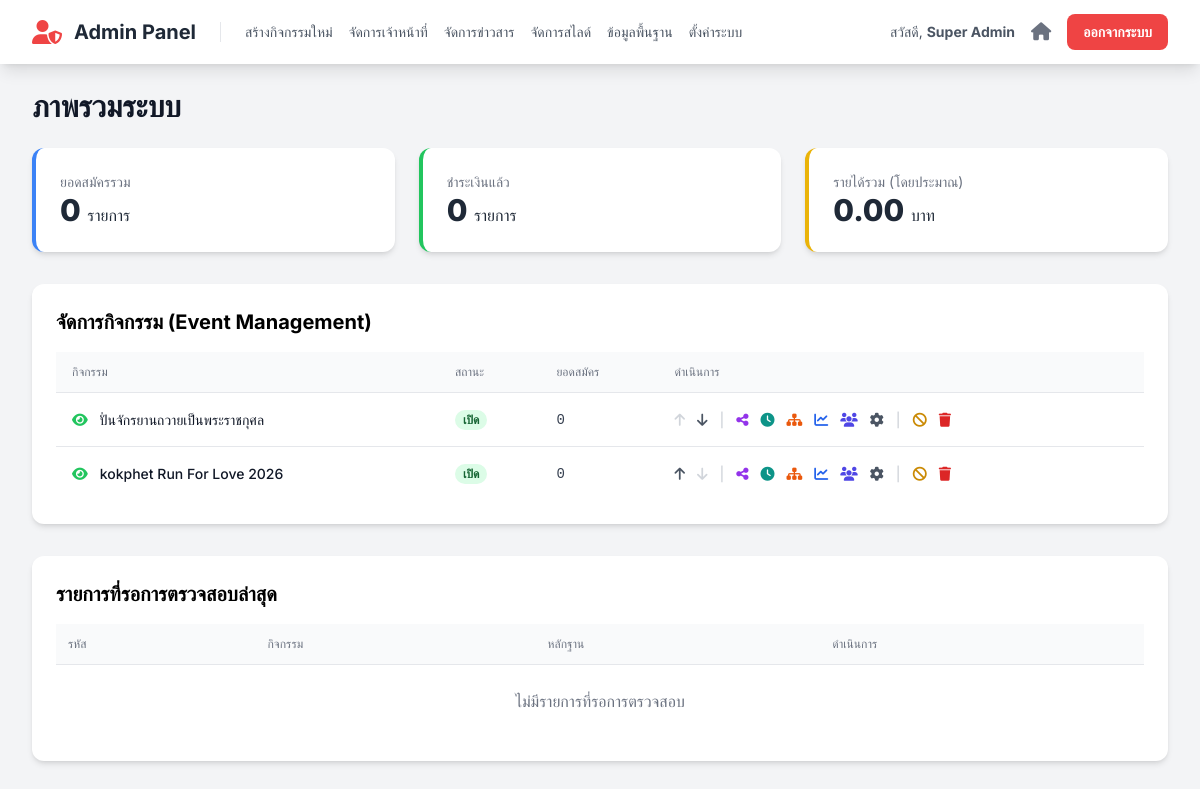
The page /admin/index.php (signed in) on the database as committed earlier.
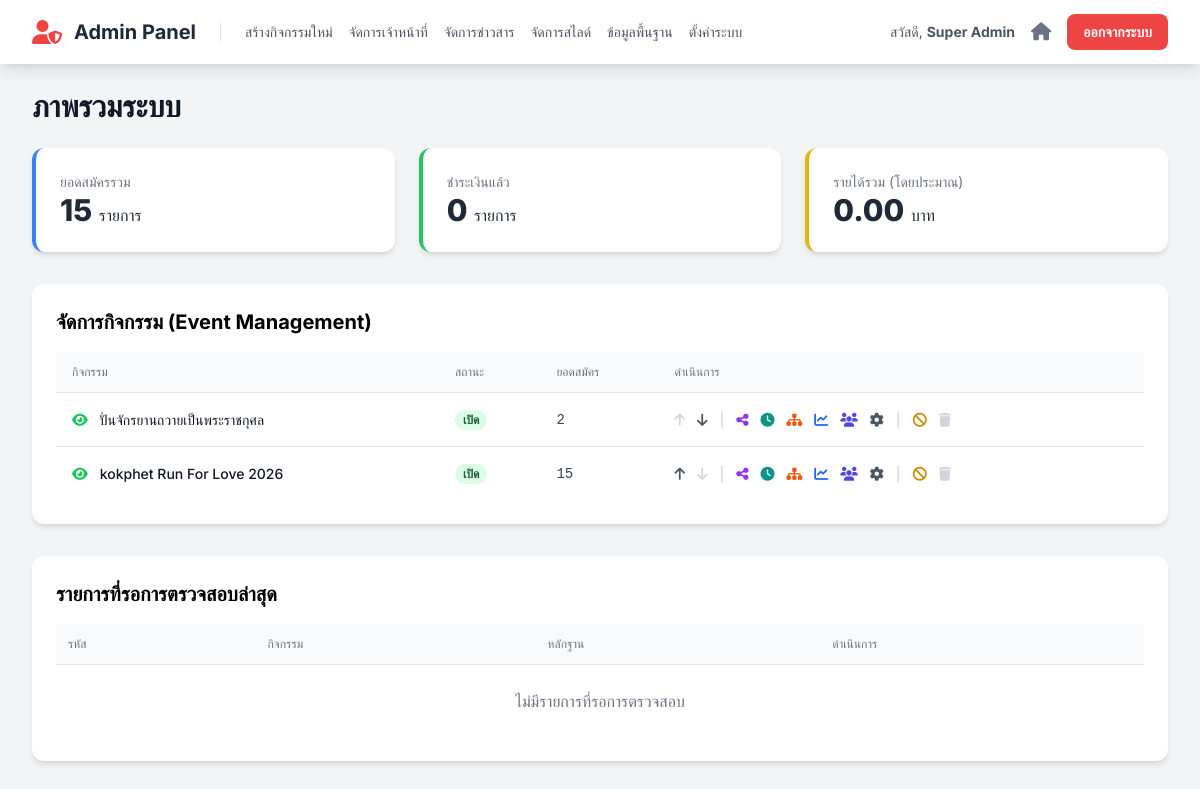
The same page on the database as committed later.
### tables this page shows
CREATE TABLE `events` (
  `id` int(11) NOT NULL,
  `event_code` varchar(50) NOT NULL COMMENT 'รหัสอ้างอิงกิจกรรม เช่น sskpa-run-25',
  `name` varchar(255) NOT NULL COMMENT 'ชื่อกิจกรรม',
  `slogan` varchar(255) DEFAULT NULL,
  `theme_color` varchar(20) NOT NULL DEFAULT 'indigo',
  `color_code` varchar(7) NOT NULL DEFAULT '#4f46e5',
  `logo_text` varchar(100) DEFAULT NULL,
  `is_visible` tinyint(1) NOT NULL DEFAULT 1,
  `is_cancelled` tinyint(1) NOT NULL DEFAULT 0,
  `sort_order` int(11) NOT NULL DEFAULT 0,
  `is_registration_open` tinyint(1) NOT NULL DEFAULT 0 COMMENT '0=ปิด, 1=เปิด',
  `organizer` varchar(255) DEFAULT NULL,
  `organizer_phone` varchar(50) DEFAULT NULL,
  `organizer_email` varchar(100) DEFAULT NULL,
  `organizer_line_id` varchar(100) DEFAULT NULL,
  `organizer_logo_url` text DEFAULT NULL,
  `contact_person_name` varchar(255) DEFAULT NULL,
  `contact_person_phone` varchar(50) DEFAULT NULL,
  `payment_bank` varchar(100) DEFAULT NULL,
  `payment_account_name` varchar(255) DEFAULT NULL,
  `payment_account_number` varchar(50) DEFAULT NULL,
  `payment_qr_code_url` text DEFAULT NULL,
  `enable_shipping` tinyint(1) NOT NULL DEFAULT 0 COMMENT '0=ปิด, 1=เปิดใช้งานตัวเลือกการจัดส่ง',
  `shipping_cost` decimal(10,2) NOT NULL DEFAULT 0.00 COMMENT 'ค่าจัดส่ง (ถ้ามี)',
  `start_date` datetime NOT NULL,
  `cover_image_url` text DEFAULT NULL,
  `card_thumbnail_url` text DEFAULT NULL,
  `map_embed_url` text DEFAULT NULL,
  `map_direction_url` text DEFAULT NULL,
  `description` text DEFAULT NULL,
  `awards_description` text DEFAULT NULL,
  `bib_prefix` varchar(20) DEFAULT NULL COMMENT 'คำนำหน้า BIB',
  `bib_start_number` int(11) NOT NULL DEFAULT 1 COMMENT 'เลข BIB เริ่มต้น',
  `bib_padding` int(11) NOT NULL DEFAULT 4 COMMENT 'จำนวนหลักของเลข BIB',
  `bib_next_number` int(11) DEFAULT NULL COMMENT 'เลข BIB ลำดับถัดไปที่จะใช้',
  `corral_settings` longtext DEFAULT NULL COMMENT 'การตั้งค่ากลุ่มปล่อยตัว' CHECK (json_valid(`corral_settings`)),
  `payment_deadline` datetime DEFAULT NULL COMMENT 'วันหมดเขตการชำระเงิน',
  `bib_background_url` text DEFAULT NULL COMMENT 'Path to custom BIB background image',
  `merch_link` text DEFAULT NULL COMMENT 'ลิงก์สำหรับสั่งซื้อเสื้อ',
  `merch_enabled` tinyint(1) NOT NULL DEFAULT 0 COMMENT '0=ปิด, 1=เปิด ปุ่มสั่งซื้อเสื้อ'
);

### functions.php (called while the page is built, shortened)
<?php
function e($data) {
    return htmlspecialchars($data ?? '', ENT_QUOTES, 'UTF-8');
}
?>

### admin/index.php (the view, shortened to what the changed rows need)
<?php
require_once '../config.php';
require_once '../functions.php';
$stats_query = "
    SELECT
        COUNT(r.id) as total_registrations,
        SUM(CASE WHEN r.status = 'ชำระเงินแล้ว' THEN 1 ELSE 0 END) as paid_registrations,
        SUM(CASE WHEN r.status = 'ชำระเงินแล้ว' THEN d.price ELSE 0 END) as total_revenue
    FROM registrations r
    JOIN distances d ON r.distance_id = d.id
";
$stats_stmt = $mysqli->prepare($stats_query);
$stats_stmt->execute();
$overall_stats = $stats_stmt->get_result()->fetch_assoc();
$active_events = [];
$cancelled_events = [];
$events_query_sql = "SELECT id, event_code, name, is_registration_open, is_visible, is_cancelled, sort_order FROM events";
$events_query_sql .= " ORDER BY sort_order ASC";
$events_stmt = $mysqli->prepare($events_query_sql);
$events_stmt->execute();
$result = $events_stmt->get_result();
while($row = $result->fetch_assoc()){
    if ($row['is_cancelled']) {
        $cancelled_events[] = $row;
    } else {
        $active_events[] = $row;
    }
}
include 'partials/header.php';
?>
<h1 class="text-3xl font-bold text-gray-900 mb-6">ภาพรวมระบบ</h1>
<div class="grid grid-cols-1 md:grid-cols-3 gap-6 mb-8">
    <div class="bg-white p-6 rounded-xl shadow-md border-l-4 border-blue-500">
        <p class="text-sm text-gray-500">ยอดสมัครรวม</p>
        <p class="text-3xl font-extrabold text-gray-800"><?= number_format($overall_stats['total_registrations'] ?? 0) ?> <span class="text-base font-medium">รายการ</span></p>
    </div>
</div>
<div class="bg-white p-6 rounded-xl shadow-md mb-8">
    <h2 class="text-xl font-bold mb-4">จัดการกิจกรรม (Event Management)</h2>
    <div class="overflow-x-auto">
        <table class="min-w-full divide-y divide-gray-200">
            <thead class="bg-gray-50">
                <tr>
                    <th class="px-4 py-3 text-left text-xs font-medium text-gray-500 uppercase">กิจกรรม</th>
                    <th class="px-4 py-3 text-left text-xs font-medium text-gray-500 uppercase">สถานะ</th>
                    <th class="px-4 py-3 text-left text-xs font-medium text-gray-500 uppercase">ยอดสมัคร</th>
                    <th class="px-4 py-3 text-left text-xs font-medium text-gray-500 uppercase">ดำเนินการ</th>
                </tr>
            </thead>
            <tbody class="bg-white divide-y divide-gray-200">
                <?php foreach($active_events as $index => $event):
                    $event_stats_stmt = $mysqli->prepare("SELECT COUNT(id) as total FROM registrations WHERE event_id = ?");
                    $event_stats_stmt->bind_param("i", $event['id']);
                    $event_stats_stmt->execute();
                    $total_regs = $event_stats_stmt->get_result()->fetch_assoc()['total'];
                ?>
                <tr>
                    <td class="px-4 py-4 whitespace-nowrap text-sm font-medium text-gray-900">
                        <div class="flex items-center gap-3">
                            <a href="../actions/update_event_visibility.php?id=<?= e($event['id']) ?>"
                               class="<?= $event['is_visible'] ? 'text-green-500' : 'text-gray-400' ?>"
                               title="<?= $event['is_visible'] ? 'ซ่อนจากหน้าแรก' : 'แสดงในหน้าแรก' ?>">
                                <i class="fa-solid fa-<?= $event['is_visible'] ? 'eye' : 'eye-slash' ?>"></i>
                            </a>
                            <span><?= e($event['name']) ?></span>
                        </div>
                    </td>
                    <td class="px-4 py-4 whitespace-nowrap text-sm">
                        <span class="px-2 inline-flex text-xs leading-5 font-semibold rounded-full <?= $event['is_registration_open'] ? 'bg-green-100 text-green-800' : 'bg-red-100 text-red-800' ?>">
                            <?= $event['is_registration_open'] ? 'เปิด' : 'ปิด' ?>
                        </span>
                    </td>
                    <td class="px-4 py-4 whitespace-nowrap text-sm text-gray-700 font-mono"><?= $total_regs ?></td>
                    <td class="px-4 py-4 whitespace-nowrap text-sm font-medium">
                        <div class="flex items-center space-x-3">
                            <?php if ($is_super_admin): ?>
                                <a href="../actions/update_event_order.php?id=<?= e($event['id']) ?>&direction=up" class="<?= $index === 0 ? 'text-gray-300 cursor-not-allowed' : 'text-gray-600 hover:text-black' ?>" title="เลื่อนขึ้น"><i class="fa-solid fa-arrow-up"></i></a>
                                <a href="../actions/update_event_order.php?id=<?= e($event['id']) ?>&direction=down" class="<?= $index === count($active_events) - 1 ? 'text-gray-300 cursor-not-allowed' : 'text-gray-600 hover:text-black' ?>" title="เลื่อนลง"><i class="fa-solid fa-arrow-down"></i></a>
                                <span class="text-gray-300">|</span>
                            <?php endif; ?>
                            <a href="#" onclick="showShareModal('<?= e($event['event_code']) ?>', '<?= e($event['name']) ?>')" class="text-purple-600 hover:text-purple-900" title="แชร์"><i class="fa-solid fa-share-alt"></i></a>
                            <a href="event_schedule.php?event_id=<?= e($event['id']) ?>" class="text-teal-600 hover:text-teal-900" title="กำหนดการ"><i class="fa-solid fa-clock"></i></a>
                            <a href="event_categories.php?event_id=<?= e($event['id']) ?>" class="text-orange-600 hover:text-orange-900" title="จัดการรุ่นการแข่งขัน"><i class="fa-solid fa-sitemap"></i></a>
                            <a href="reports.php?event_id=<?= e($event['id']) ?>" class="text-blue-600 hover:text-blue-900" title="รายงาน"><i class="fa-solid fa-chart-line"></i></a>
                            <a href="registrants.php?event_id=<?= e($event['id']) ?>" class="text-indigo-600 hover:text-indigo-900" title="ผู้สมัคร"><i class="fa-solid fa-users"></i></a>
                            <a href="event_settings.php?event_id=<?= e($event['id']) ?>" class="text-gray-600 hover:text-gray-900" title="แก้ไข"><i class="fa-solid fa-cog"></i></a>
                            <span class="text-gray-300">|</span>
                            <a href="../actions/manage_event_status.php?action=cancel&id=<?= e($event['id']) ?>" onclick="return confirm('คุณแน่ใจหรือไม่ว่าต้องการยกเลิกกิจกรรมนี้?')" class="text-yellow-600 hover:text-yellow-900" title="ยกเลิก"><i class="fa-solid fa-ban"></i></a>
                            <a href="../actions/manage_event_status.php?action=delete&id=<?= e($event['id']) ?>"
                               onclick="return confirm('คำเตือน! การลบกิจกรรมจะลบข้อมูลทั้งหมดที่เกี่ยวข้องและไม่สามารถกู้คืนได้ คุณแน่ใจหรือไม่?')"
                               class="<?= $total_regs > 0 ? 'text-gray-300 cursor-not-allowed' : 'text-red-600 hover:text-red-900' ?>"
                               <?= $total_regs > 0 ? 'aria-disabled="true" onclick="event.preventDefault(); alert(\'ไม่สามารถลบกิจกรรมที่มีผู้สมัครแล้วได้\');"' : '' ?>
                               title="<?= $total_regs > 0 ? 'ไม่สามารถลบได้' : 'ลบถาวร' ?>">
                               <i class="fa-solid fa-trash"></i>
                            </a>
                        </div>
                    </td>
                </tr>
                <?php endforeach; ?>
            </tbody>
        </table>
    </div>
</div>
<div class="bg-white p-6 rounded-xl shadow-md mt-8">
    <h2 class="text-xl font-bold mb-4">รายการที่รอการตรวจสอบล่าสุด</h2>
    <div class="overflow-x-auto">
        <table class="min-w-full divide-y divide-gray-200">
            <thead class="bg-gray-50">
                <tr>
                    <th class="px-3 py-3 text-left text-xs font-medium text-gray-500 uppercase">รหัส</th>
                    <th class="px-3 py-3 text-left text-xs font-medium text-gray-500 uppercase">กิจกรรม</th>
                    <th class="px-3 py-3 text-left text-xs font-medium text-gray-500 uppercase">หลักฐาน</th>
                    <th class="px-3 py-3 text-left text-xs font-medium text-gray-500 uppercase">ดำเนินการ</th>
                </tr>
            </thead>
        </table>
    </div>
</div>
<?php
include 'partials/footer.php';
?>

Rows that differ between the two databases and show on the page:
changed events "ปั่นจักรยานถวายเป็นพระราชกุศล": total_regs "0" → "2"
computed for events "kokphet Run For Love 2026": total_regs "0" → "15"
Other text that changed with them:
$overall_stats['total_registrations']: "0" → "15"
